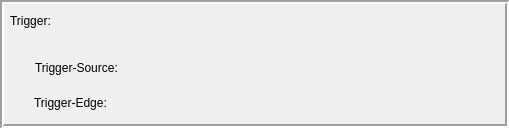
   <widget class="QFrame" name="frame_11">
    <property name="geometry">
     <rect>
      <x>3</x>
      <y>802</y>
      <width>509</width>
      <height>128</height>
     </rect>
    </property>
    <property name="frameShape">
     <enum>QFrame::Box</enum>
    </property>
    <property name="frameShadow">
     <enum>QFrame::Sunken</enum>
    </property>
    <property name="lineWidth">
     <number>2</number>
    </property>
    <widget class="caLabel" name="calabel_36">
     <property name="geometry">
      <rect>
       <x>10</x>
       <y>10</y>
       <width>141</width>
       <height>21</height>
      </rect>
     </property>
     <property name="text">
      <string>Trigger:  </string>
     </property>
     <property name="textFormat">
      <enum>Qt::AutoText</enum>
     </property>
     <property name="background">
      <color alpha="0">
       <red>0</red>
       <green>0</green>
       <blue>0</blue>
      </color>
     </property>
    </widget>
    <widget class="caChoice" name="cachoice_10">
     <property name="geometry">
      <rect>
       <x>170</x>
       <y>10</y>
       <width>265</width>
       <height>31</height>
      </rect>
     </property>
     <property name="channel" stdset="0">
      <string notr="true">$(NAME):TRIGGER</string>
     </property>
     <property name="background">
      <color>
       <red>176</red>
       <green>176</green>
       <blue>176</blue>
      </color>
     </property>
     <property name="alignment">
      <enum>caChoice::center</enum>
     </property>
     <property name="colorMode">
      <enum>caChoice::Static</enum>
     </property>
     <property name="stackingMode" stdset="0">
      <enum>caChoice::Column</enum>
     </property>
     <property name="endBit">
      <number>4</number>
     </property>
    </widget>
    <widget class="caFrame" name="caframe_3">
     <property name="geometry">
      <rect>
       <x>30</x>
       <y>50</y>
       <width>388</width>
       <height>76</height>
      </rect>
     </property>
     <property name="visibility">
      <enum>caFrame::Calc</enum>
     </property>
     <property name="visibilityCalc">
      <string notr="true">%/PCOHS|PYLON/</string>
     </property>
     <property name="channel" stdset="0">
      <string notr="true">$(NAME):QUERY</string>
     </property>
     <widget class="caChoice" name="cachoice_15">
      <property name="geometry">
       <rect>
        <x>165</x>
        <y>4</y>
        <width>209</width>
        <height>31</height>
       </rect>
      </property>
      <property name="channel" stdset="0">
       <string notr="true">$(NAME):TRIGGERSOURCE</string>
      </property>
      <property name="background">
       <color>
        <red>176</red>
        <green>176</green>
        <blue>176</blue>
       </color>
      </property>
      <property name="alignment">
       <enum>caChoice::center</enum>
      </property>
      <property name="colorMode">
       <enum>caChoice::Static</enum>
      </property>
      <property name="stackingMode" stdset="0">
       <enum>caChoice::Column</enum>
      </property>
      <property name="endBit">
       <number>2</number>
      </property>
     </widget>
     <widget class="caChoice" name="cachoice_16">
      <property name="geometry">
       <rect>
        <x>165</x>
        <y>41</y>
        <width>209</width>
        <height>31</height>
       </rect>
      </property>
      <property name="channel" stdset="0">
       <string notr="true">$(NAME):TRIGGEREGDE</string>
      </property>
      <property name="background">
       <color>
        <red>176</red>
        <green>176</green>
        <blue>176</blue>
       </color>
      </property>
      <property name="alignment">
       <enum>caChoice::center</enum>
      </property>
      <property name="colorMode">
       <enum>caChoice::Static</enum>
      </property>
      <property name="stackingMode" stdset="0">
       <enum>caChoice::Column</enum>
      </property>
      <property name="endBit">
       <number>1</number>
      </property>
     </widget>
     <widget class="caLabel" name="calabel_37">
      <property name="geometry">
       <rect>
        <x>4</x>
        <y>42</y>
        <width>131</width>
        <height>21</height>
       </rect>
      </property>
      <property name="text">
       <string>Trigger-Edge:</string>
      </property>
      <property name="textFormat">
       <enum>Qt::PlainText</enum>
      </property>
      <property name="background">
       <color alpha="0">
        <red>0</red>
        <green>0</green>
        <blue>0</blue>
       </color>
      </property>
     </widget>
     <widget class="caLabel" name="calabel_38">
      <property name="geometry">
       <rect>
        <x>5</x>
        <y>7</y>
        <width>141</width>
        <height>21</height>
       </rect>
      </property>
      <property name="text">
       <string>Trigger-Source:  </string>
      </property>
      <property name="textFormat">
       <enum>Qt::PlainText</enum>
      </property>
      <property name="background">
       <color alpha="0">
        <red>0</red>
        <green>0</green>
        <blue>0</blue>
       </color>
      </property>
     </widget>
    </widget>
   </widget>
